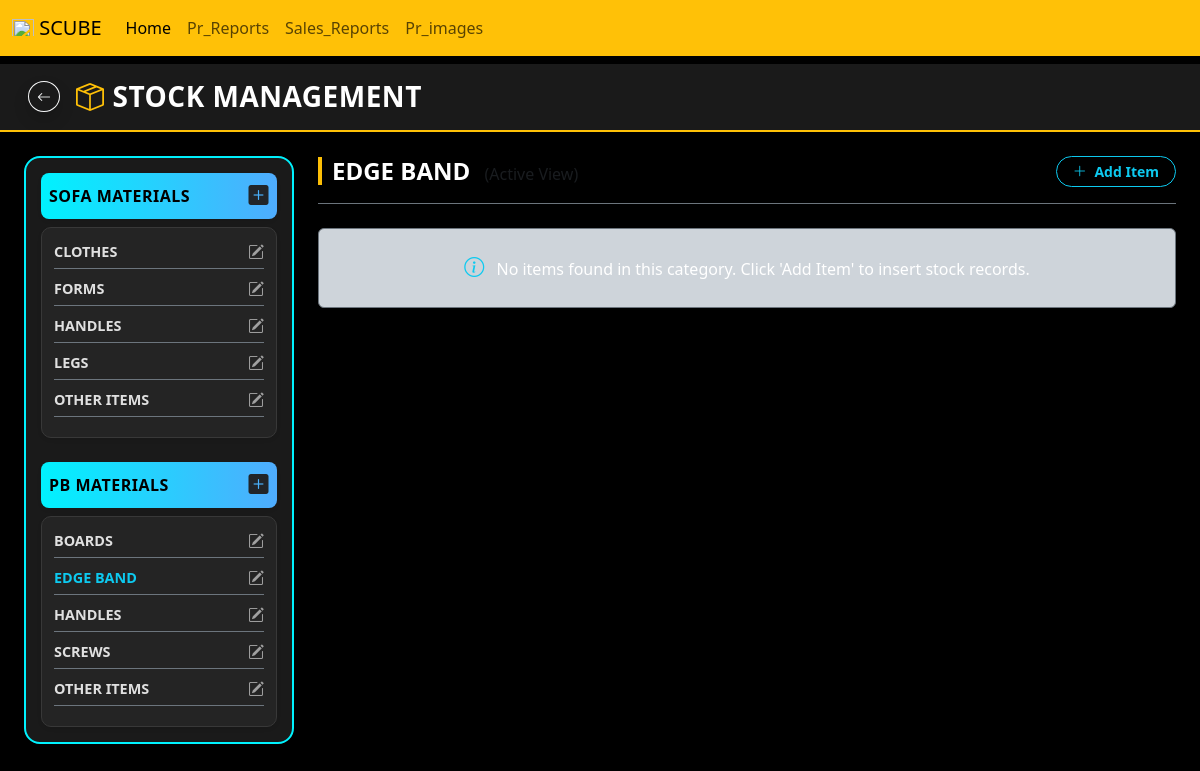
The page /stock-management/?cat_id=3 (signed in) on the database its author committed.
### manager/models.py (models this page shows, shortened)
class StockMaterialCategory(models.Model):
    MATERIAL_TYPES = [
        ('SOFA', 'SOFA MATERIAL'),
        ('PB', 'PB MATERIAL'),
    ]
    material_type = models.CharField(max_length=20, choices=MATERIAL_TYPES, verbose_name="Material Type")
    category_name = models.CharField(max_length=100, verbose_name="Category Name")

### manager/views.py (the view)
# urls.py: path('stock-management/', views.stock_management, name='stock_management'),
@user_passes_test(is_admin)
def stock_management(request):
    sofa_categories = StockMaterialCategory.objects.filter(material_type='SOFA')
    pb_categories = StockMaterialCategory.objects.filter(material_type='PB')
    active_cat_id = request.GET.get('cat_id')
    if active_cat_id:
        active_category = get_object_or_404(StockMaterialCategory, id=active_cat_id)
    else:
        active_category = sofa_categories.first() if sofa_categories.exists() else None
    items = StockItem.objects.filter(material=active_category) if active_category else []
    all_categories = StockMaterialCategory.objects.all()
    context = {
        'sofa_categories': sofa_categories,
        'pb_categories': pb_categories,
        'active_category': active_category,
        'items': items,
        'all_categories': all_categories,
    }
    return render(request, 'stock_management.html', context)

### manager/views.py (called while the page is built)
def is_admin(user):
    return user.is_authenticated and user.is_superuser

### manager/templates/stock_management.html (shortened to what this page needs)
{% extends 'blank_layout.html' %}
{% load static %}
{% block content %}
<div class="frozen-header p-3 no-print">
    <div class="container-fluid d-flex justify-content-between align-items-center">
        <div class="d-flex align-items-center gap-3">
            <a href="{% url 'home' %}" class="btn btn-outline-light rounded-circle btn-sm shadow"><i class="bi bi-arrow-left"></i></a>
            <h3 class="m-0 fw-bold text-uppercase text-white" style="letter-spacing: 0.5px;">
                <i class="bi bi-box-seam me-2 text-warning"></i>Stock Management
            </h3>
        </div>
    </div>
</div>
<div class="container-fluid mt-4 px-3 px-md-4">
    <div class="row g-4">
        <div class="col-12 col-lg-3 col-md-4">
            <div class="sticky-sidebar shadow-lg">
                <div class="mb-4">
                    <div class="sidebar-heading p-2 d-flex justify-content-between align-items-center mb-2 shadow-sm">
                        <span>SOFA MATERIALS</span>
                        <a href="#" class="text-dark hover-white" title="Add New Category" data-bs-toggle="modal" data-bs-target="#addCategoryModal"><i class="bi bi-plus-square-fill fs-5"></i></a>
                    </div>
                    <div class="inner-list-box shadow-sm">
                        {% for cat in sofa_categories %}
                        <div class="d-flex justify-content-between align-items-center mb-2 pb-1 border-bottom border-secondary">
                            <a href="?cat_id={{ cat.id }}" class="sidebar-item {% if active_category.id == cat.id %}text-info{% endif %}">
                                {{ cat.category_name|upper }}
                            </a>
                            <button type="button" class="sidebar-edit-icon" data-bs-toggle="modal" data-bs-target="#editCategoryModal{{ cat.id }}">
                                <i class="bi bi-pencil-square"></i>
                            </button>
                        </div>
                        {% empty %}
                        <div class="text-muted small py-1">No categories available.</div>
                        {% endfor %}
                    </div>
                </div>
                <div>
                    <div class="sidebar-heading p-2 d-flex justify-content-between align-items-center mb-2 shadow-sm">
                        <span>PB MATERIALS</span>
                        <a href="#" class="text-dark hover-white" title="Add New Category" data-bs-toggle="modal" data-bs-target="#addCategoryModal"><i class="bi bi-plus-square-fill fs-5"></i></a>
                    </div>
                    <div class="inner-list-box shadow-sm">
                        {% for cat in pb_categories %}
                        <div class="d-flex justify-content-between align-items-center mb-2 pb-1 border-bottom border-secondary">
                            <a href="?cat_id={{ cat.id }}" class="sidebar-item {% if active_category.id == cat.id %}text-info{% endif %}">
                                {{ cat.category_name|upper }}
                            </a>
                            <button type="button" class="sidebar-edit-icon" data-bs-toggle="modal" data-bs-target="#editCategoryModal{{ cat.id }}">
                                <i class="bi bi-pencil-square"></i>
                            </button>
                        </div>
                        {% empty %}
                        <div class="text-muted small py-1">No categories available.</div>
                        {% endfor %}
                    </div>
                </div>
            </div>
        </div>
        <div class="col-12 col-lg-9 col-md-8 scrollable-content">
            <div class="d-flex justify-content-between align-items-center border-bottom border-secondary pb-3 mb-4">
                <h4 class="category-title m-0">
                    {{ active_category.category_name|default:"SELECT CATEGORY"|upper }}
                    <span class="text-muted fs-6 fw-normal ms-2">(Active View)</span>
                </h4>
                {% if active_category %}
                <button class="btn btn-outline-info btn-sm fw-bold rounded-pill px-3 shadow" data-bs-toggle="modal" data-bs-target="#addItemModal">
                    <i class="bi bi-plus-lg me-1"></i> Add Item
                </button>
                {% endif %}
            </div>
            <div class="row g-3">
                {% for item in items %}
                <div class="col-12 col-xl-6">
                    <div class="card stock-card shadow" data-price="{{ item.prize }}" data-stock="{{ item.stock }}">
                        <div class="card-body p-3 d-flex align-items-center gap-3">
                            <div class="product-img-box shadow flex-shrink-0">
                                {% if item.image %}
                                <img src="{{ item.image.url }}" alt="{{ item.name }}">
                                {% else %}
                                <img src="https://5.imimg.com/images/I/81hU2oV2vIL._AC_UF894,1000_QL80_.jpg" alt="Default Image">
                                {% endif %}
                            </div>
                            <div class="flex-grow-1">
                                <h5 class="product-title mb-2 text-uppercase">{{ item.name }}</h5>
                                <div class="d-flex justify-content-between align-items-center">
                                    <div class="lh-sm">
                                        <div><span class="detail-label">COLOR :</span> <span class="detail-value">{{ item.color|default:"-" }}</span></div>
                                        <div class="my-1"><span class="detail-label">SIZE &nbsp;&nbsp;&nbsp;:</span> <span class="detail-value">{{ item.size|default:"-" }}</span></div>
                                        <div><span class="detail-label">PRICE &nbsp;:</span> <span class="detail-value text-warning">₹ {{ item.prize }}</span></div>
                                        <div class="pt-2">
                                            <button class="btn btn-sm card-action-btn py-1 px-3 fw-bold rounded border-0" data-bs-toggle="modal" data-bs-target="#editItemModal{{ item.id }}">
                                                <i class="bi bi-pencil-square text-warning me-1"></i> Edit
                                            </button>
                                            <form action="{% url 'delete_stock_item' item.id %}" method="POST" class="d-inline" onsubmit="return confirm('Are you sure you want to delete this item?');">
                                                {% csrf_token %}
                                                <button type="submit" class="btn btn-sm card-action-btn py-1 px-3 fw-bold rounded border-0">
                                                    <i class="bi bi-trash text-danger me-1"></i> Del
                                                </button>
                                            </form>
                                        </div>
                                    </div>
                                    <div class="text-center border-start border-secondary ps-3" style="min-width: 100px;">
                                        <div class="detail-label mb-1">STOCK</div>
                                        <div class="stock-count-box">
                                            <i class="bi bi-boxes"></i> {{ item.stock }}
                                        </div>
                                        <div class="detail-label mb-0 mt-1" style="font-size: 0.7rem;">TOTAL VALUE</div>
                                        <div class="value-amount">₹ <span class="calculated-value">0</span></div>
                                    </div>
                                </div>
                            </div>
                        </div>
                    </div>
                </div>
                <div class="modal fade" id="editItemModal{{ item.id }}" tabindex="-1" aria-hidden="true">
                    <div class="modal-dialog">
                        <div class="modal-content bg-dark text-white border-warning">
                            <form action="{% url 'edit_stock_item' item.id %}" method="POST" enctype="multipart/form-data">
                                {% csrf_token %}
                                <div class="modal-header border-secondary">
                                    <h5 class="modal-title text-warning">Edit Item Details</h5>
                                    <button type="button" class="btn-close btn-close-white" data-bs-dismiss="modal"></button>
                                </div>
                                <div class="modal-body">
                                    <div class="mb-3">
                                        <label class="form-label fw-bold text-warning small">Item Name <span class="text-danger">*</span></label>
                                        <input type="text" name="name" class="form-control bg-dark text-white border-secondary" value="{{ item.name }}" required>
                                    </div>
                                    <div class="mb-3">
                                        <label class="form-label fw-bold text-warning small">Color</label>
                                        <input type="text" name="color" class="form-control bg-dark text-white border-secondary" value="{{ item.color|default:'' }}">
                                    </div>
                                    <div class="mb-3">
                                        <label class="form-label fw-bold text-warning small">Size</label>
                                        <input type="text" name="size" class="form-control bg-dark text-white border-secondary" value="{{ item.size|default:'' }}">
                                    </div>
                                    <div class="mb-3">
                                        <label class="form-label fw-bold text-warning small">Price per unit (₹) <span class="text-danger">*</span></label>
                                        <input type="number" step="0.01" name="prize" class="form-control bg-dark text-white border-secondary" value="{{ item.prize }}" required>
                                    </div>
                                    <div class="mb-3">
                                        <label class="form-label fw-bold text-warning small">Stock Quantity <span class="text-danger">*</span></label>
                                        <input type="number" name="stock" class="form-control bg-dark text-white border-secondary" value="{{ item.stock }}" required>
                                    </div>
                                    <div class="mb-2">
                                        <label class="form-label fw-bold text-warning small">Upload New Image</label>
                                        <input type="file" name="image" class="form-control bg-dark text-white border-secondary">
                                        {% if item.image %}
                                            <small class="text-muted d-block mt-1">Current Image: {{ item.image.name }}</small>
                                        {% endif %}
                                    </div>
                                </div>
                                <div class="modal-footer border-secondary">
                                    <button type="submit" class="btn btn-warning fw-bold text-dark">Save Changes</button>
                                </div>
                            </form>
                        </div>
                    </div>
                </div>
                {% empty %}
                <div class="col-12">
                    <div class="alert alert-dark text-center border-secondary text-white py-4 w-100 shadow-sm">
                        <i class="bi bi-info-circle text-info me-2 fs-5"></i> No items found in this category. Click 'Add Item' to insert stock records.
                    </div>
                </div>
                {% endfor %}
            </div>
        </div>
    </div>
</div>
{% endblock %}

### manager/templates/stock_management.html (style rules this page uses)
body { background-color: #121212 !important; color: #f8f9fa !important; font-family: 'Segoe UI', Tahoma, Geneva, Verdana, sans-serif; }
.frozen-header { position: sticky; top: 0px; z-index: 1020; background-color: #1a1a1a; border-bottom: 2px solid #ffc107; box-shadow: 0 4px 20px rgba(0, 0, 0, 0.6); }
.sticky-sidebar { position: sticky; top: 90px; height: fit-content; background-color: #1a1a1a; border: 2px solid #00f2fe; border-radius: 16px; padding: 15px; box-shadow: 0 5px 15px rgba(0, 242, 254, 0.1); }
.sidebar-heading { background: linear-gradient(90deg, #00f2fe, #4facfe); color: #000000; font-weight: 800; font-size: 1rem; letter-spacing: 0.5px; border-radius: 8px; }
.inner-list-box { background-color: #242424; border: 1px solid #383838; border-radius: 10px; padding: 12px; }
.sidebar-item { color: #e0e0e0; font-weight: 700; text-decoration: none; transition: all 0.2s ease; font-size: 0.9rem; }
.sidebar-edit-icon { color: #a0a0a0; transition: 0.2s; border: none; background: none; padding: 0; }
.scrollable-content { padding-bottom: 80px; }
.category-title { color: #ffffff; font-weight: 800; border-left: 4px solid #ffc107; padding-left: 10px; }

### rows shown on the page
StockMaterialCategory: category_name "CLOTHES"
StockMaterialCategory: category_name "FORMS"
StockMaterialCategory: category_name "HANDLES"
StockMaterialCategory: category_name "LEGS"
StockMaterialCategory: category_name "OTHER ITEMS"
StockMaterialCategory: category_name "BOARDS"
StockMaterialCategory: category_name "EDGE BAND"
StockMaterialCategory: category_name "HANDLES"
StockMaterialCategory: category_name "SCREWS"
StockMaterialCategory: category_name "OTHER ITEMS"
